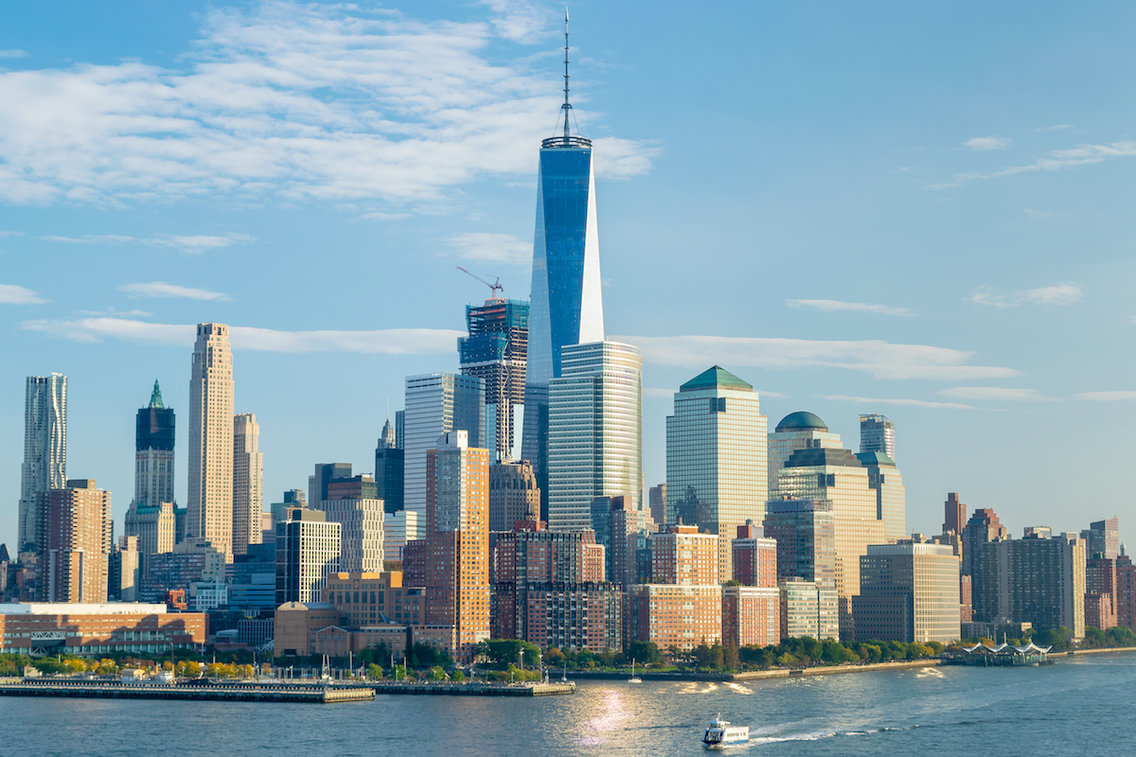
#> input picture scripts/input_images/example.jpg, 1136 x 757 px
$ python -i keratoconus_img_generator_gray.py   (imports and definitions only)
#> lines starting #> are read from the running program, lines starting #| are printed output that depends on the picture
#!/usr/bin/env python3
# -*- coding: utf-8 -*-
"""
Created on Tue Dec 10 15:08:47 2019

@author: wickedshaman
"""

#!/usr/bin/env python3
# -*- coding: utf-8 -*-
"""
Created on Sat Dec  7 20:29:41 2019
@author: wickedshaman
"""
import random
import numpy as np
import cv2


pathName_output = "/home/wickedshaman/Desktop/output_keratoconus/"
pathName_input = "/home/wickedshaman/Desktop/sample_gray_keratoconus/"
spread_factor = None
num_ghost_imgs = 3


def saveImage(pathName, img, name):
    cv2.imwrite(pathName + name, img)
    return

def channel_transformer(img_mono, channel, mat_t):
    ht,wid = img_mono.shape[:2]
    translated_img = cv2.warpAffine(img_mono, mat_t, (wid,ht), borderMode=cv2.BORDER_REFLECT)
    return cv2.split(translated_img)

def generate_affine_matrix(img):
    ht,wid = img.shape[:2]
    rand_y = negative_wt() * random.randint(spread_factor[0],spread_factor[1])
    rand_x = negative_wt() *random.randint(spread_factor[0],spread_factor[1])
    shift_ht = ht/rand_y
    shift_wid = wid/rand_x
    #print (str(rand_y) + "::" + str(rand_x))
    mat_t= np.float32([[1,0,shift_ht],[0,1,shift_wid]])
    return mat_t

def negative_wt():
    wt = random.randint(-1,1)
    if wt == -1:
        return -1
    else:
        return 1

def isolate_img_channel(img, channel):
    pass


def img_transformer(img):
    mat_t = generate_affine_matrix(img)
    B,G,R = cv2.split(img)
    zeros = np.zeros(B.shape, dtype="uint8")

    # create a monochromatic image for the red channel and apply single channel transform to distort the image
    img_red = cv2.merge((zeros,zeros, R))
    _, _, img_red_c   = channel_transformer(img_red, "red", mat_t )

    # create a monochromatic image for the green channel and apply single channel transform to distort the image
    img_green = cv2.merge((zeros,G, zeros))
    _, img_green_c, _ = channel_transformer(img_green, "green", mat_t )

    # create a monochromatic image for the blue channel and apply single channel transform to distort the image
    img_blue = cv2.merge((B,zeros,zeros))
    img_blue_t, _, _  = channel_transformer(img_blue, "blue", mat_t )

    translated_img = cv2.merge((B,img_green_c,img_red_c ))
    return translated_img

# [38 lines not run here, left out]

>>> import cv2
>>> picture = cv2.imread('input_images/example.jpg', cv2.IMREAD_GRAYSCALE)
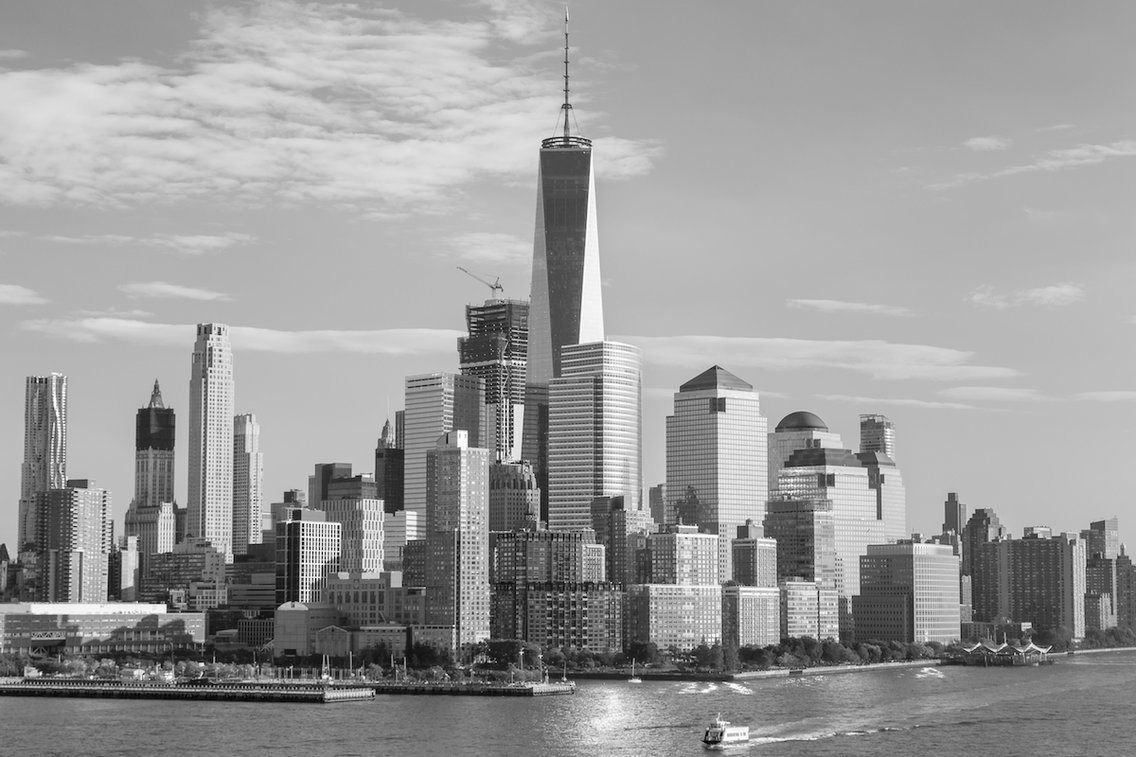
#> picture: shape (757, 1136); min 0, max 255, mean 155
>>> result = img_transformer(picture)
#> (the run stopped early here; a loop or call above may not have finished)

$ run again, on scripts/input_images/img2.jpg
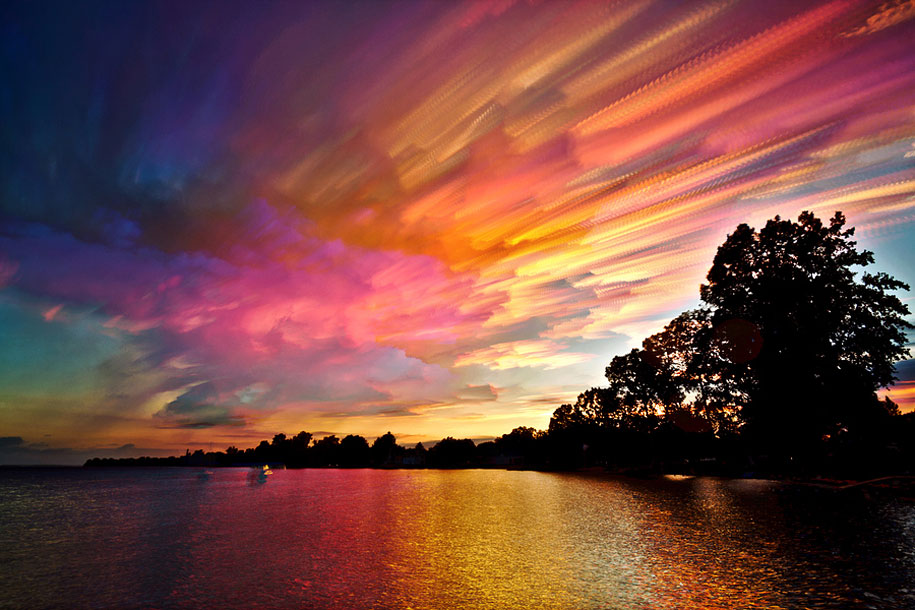
#> input picture scripts/input_images/img2.jpg, 915 x 610 px
#> `picture = cv2.imread('input_images/example.jpg', cv2.IMREAD_GRAYSCALE)`:
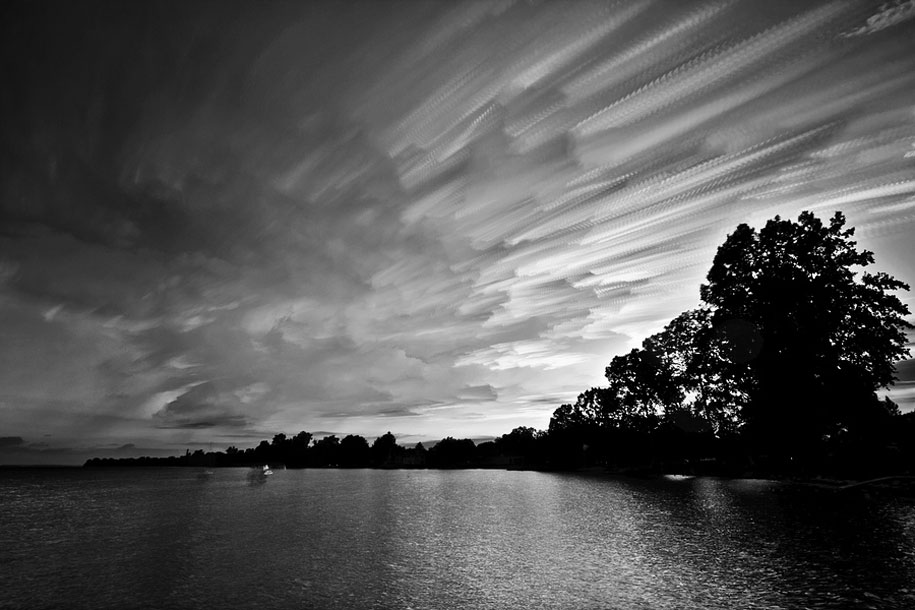
#> picture: shape (610, 915); min 0, max 255, mean 86.1
